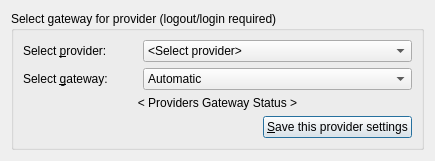
<?xml version="1.0" encoding="UTF-8"?>
<ui version="4.0">
 <class>EIPPreferences</class>
 <widget class="QDialog" name="EIPPreferences">
  <property name="geometry">
   <rect>
    <x>0</x>
    <y>0</y>
    <width>435</width>
    <height>159</height>
   </rect>
  </property>
  <property name="windowTitle">
   <string>Encrypted Internet Preferences</string>
  </property>
  <property name="windowIcon">
   <iconset resource="../../../../../data/resources/mainwindow.qrc">
    <normaloff>:/images/mask-icon.png</normaloff>:/images/mask-icon.png</iconset>
  </property>
  <layout class="QGridLayout" name="gridLayout_2">
   <item row="0" column="0">
    <widget class="QGroupBox" name="gbGatewaySelector">
     <property name="enabled">
      <bool>true</bool>
     </property>
     <property name="title">
      <string>Select gateway for provider (logout/login required)</string>
     </property>
     <property name="checkable">
      <bool>false</bool>
     </property>
     <layout class="QGridLayout" name="gridLayout">
      <item row="0" column="0">
       <widget class="QLabel" name="lblSelectProvider">
        <property name="text">
         <string>Select &amp;provider:</string>
        </property>
        <property name="buddy">
         <cstring>cbProvidersGateway</cstring>
        </property>
       </widget>
      </item>
      <item row="0" column="1" colspan="2">
       <widget class="QComboBox" name="cbProvidersGateway">
        <item>
         <property name="text">
          <string>&lt;Select provider&gt;</string>
         </property>
        </item>
       </widget>
      </item>
      <item row="7" column="2">
       <widget class="QPushButton" name="pbSaveGateway">
        <property name="text">
         <string>&amp;Save this provider settings</string>
        </property>
       </widget>
      </item>
      <item row="4" column="0" colspan="3">
       <widget class="QLabel" name="lblProvidersGatewayStatus">
        <property name="text">
         <string>&lt; Providers Gateway Status &gt;</string>
        </property>
        <property name="alignment">
         <set>Qt::AlignCenter</set>
        </property>
       </widget>
      </item>
      <item row="1" column="0">
       <widget class="QLabel" name="label">
        <property name="text">
         <string>Select &amp;gateway:</string>
        </property>
        <property name="buddy">
         <cstring>cbGateways</cstring>
        </property>
       </widget>
      </item>
      <item row="1" column="1" colspan="2">
       <widget class="QComboBox" name="cbGateways">
        <item>
         <property name="text">
          <string>Automatic</string>
         </property>
        </item>
       </widget>
      </item>
     </layout>
    </widget>
   </item>
  </layout>
 </widget>
 <tabstops>
  <tabstop>cbProvidersGateway</tabstop>
  <tabstop>cbGateways</tabstop>
  <tabstop>pbSaveGateway</tabstop>
 </tabstops>
 <resources>
  <include location="../../../../../data/resources/mainwindow.qrc"/>
 </resources>
 <connections/>
</ui>
